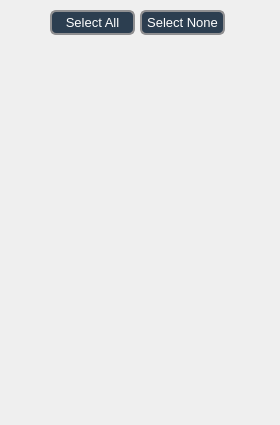
<?xml version="1.0" encoding="UTF-8"?>
<ui version="4.0">
 <class>Object_List</class>
 <widget class="QDockWidget" name="Object_List">
  <property name="geometry">
   <rect>
    <x>0</x>
    <y>0</y>
    <width>280</width>
    <height>425</height>
   </rect>
  </property>
  <property name="minimumSize">
   <size>
    <width>280</width>
    <height>425</height>
   </size>
  </property>
  <property name="maximumSize">
   <size>
    <width>280</width>
    <height>425</height>
   </size>
  </property>
  <property name="font">
   <font>
    <family>Arial</family>
   </font>
  </property>
  <property name="styleSheet">
   <string notr="true">QDockWidget
{
	color: rgb(255, 255, 255);
}
QDockWidget::title{
			
text-align: center; /* align the text to the left */
			
background: rgb(44, 62, 80);
padding-left: 5px;
}</string>
  </property>
  <property name="windowTitle">
   <string>Object List</string>
  </property>
  <widget class="QWidget" name="dockWidgetContents">
   <widget class="QFrame" name="testFrame">
    <property name="geometry">
     <rect>
      <x>0</x>
      <y>42</y>
      <width>279</width>
      <height>360</height>
     </rect>
    </property>
    <property name="minimumSize">
     <size>
      <width>279</width>
      <height>360</height>
     </size>
    </property>
    <property name="maximumSize">
     <size>
      <width>279</width>
      <height>360</height>
     </size>
    </property>
    <property name="sizeIncrement">
     <size>
      <width>0</width>
      <height>1</height>
     </size>
    </property>
    <property name="baseSize">
     <size>
      <width>279</width>
      <height>232</height>
     </size>
    </property>
    <property name="frameShadow">
     <enum>QFrame::Plain</enum>
    </property>
   </widget>
   <widget class="QToolButton" name="selectAllBtn">
    <property name="geometry">
     <rect>
      <x>50</x>
      <y>10</y>
      <width>85</width>
      <height>25</height>
     </rect>
    </property>
    <property name="minimumSize">
     <size>
      <width>85</width>
      <height>25</height>
     </size>
    </property>
    <property name="maximumSize">
     <size>
      <width>85</width>
      <height>25</height>
     </size>
    </property>
    <property name="palette">
     <palette>
      <active>
       <colorrole role="WindowText">
        <brush brushstyle="SolidPattern">
         <color alpha="255">
          <red>255</red>
          <green>255</green>
          <blue>255</blue>
         </color>
        </brush>
       </colorrole>
       <colorrole role="Button">
        <brush brushstyle="SolidPattern">
         <color alpha="255">
          <red>44</red>
          <green>62</green>
          <blue>80</blue>
         </color>
        </brush>
       </colorrole>
       <colorrole role="Text">
        <brush brushstyle="SolidPattern">
         <color alpha="255">
          <red>255</red>
          <green>255</green>
          <blue>255</blue>
         </color>
        </brush>
       </colorrole>
       <colorrole role="ButtonText">
        <brush brushstyle="SolidPattern">
         <color alpha="255">
          <red>255</red>
          <green>255</green>
          <blue>255</blue>
         </color>
        </brush>
       </colorrole>
       <colorrole role="Base">
        <brush brushstyle="SolidPattern">
         <color alpha="255">
          <red>44</red>
          <green>62</green>
          <blue>80</blue>
         </color>
        </brush>
       </colorrole>
       <colorrole role="Window">
        <brush brushstyle="SolidPattern">
         <color alpha="255">
          <red>44</red>
          <green>62</green>
          <blue>80</blue>
         </color>
        </brush>
       </colorrole>
      </active>
      <inactive>
       <colorrole role="WindowText">
        <brush brushstyle="SolidPattern">
         <color alpha="255">
          <red>255</red>
          <green>255</green>
          <blue>255</blue>
         </color>
        </brush>
       </colorrole>
       <colorrole role="Button">
        <brush brushstyle="SolidPattern">
         <color alpha="255">
          <red>44</red>
          <green>62</green>
          <blue>80</blue>
         </color>
        </brush>
       </colorrole>
       <colorrole role="Text">
        <brush brushstyle="SolidPattern">
         <color alpha="255">
          <red>255</red>
          <green>255</green>
          <blue>255</blue>
         </color>
        </brush>
       </colorrole>
       <colorrole role="ButtonText">
        <brush brushstyle="SolidPattern">
         <color alpha="255">
          <red>255</red>
          <green>255</green>
          <blue>255</blue>
         </color>
        </brush>
       </colorrole>
       <colorrole role="Base">
        <brush brushstyle="SolidPattern">
         <color alpha="255">
          <red>44</red>
          <green>62</green>
          <blue>80</blue>
         </color>
        </brush>
       </colorrole>
       <colorrole role="Window">
        <brush brushstyle="SolidPattern">
         <color alpha="255">
          <red>44</red>
          <green>62</green>
          <blue>80</blue>
         </color>
        </brush>
       </colorrole>
      </inactive>
      <disabled>
       <colorrole role="WindowText">
        <brush brushstyle="SolidPattern">
         <color alpha="255">
          <red>255</red>
          <green>255</green>
          <blue>255</blue>
         </color>
        </brush>
       </colorrole>
       <colorrole role="Button">
        <brush brushstyle="SolidPattern">
         <color alpha="255">
          <red>44</red>
          <green>62</green>
          <blue>80</blue>
         </color>
        </brush>
       </colorrole>
       <colorrole role="Text">
        <brush brushstyle="SolidPattern">
         <color alpha="255">
          <red>255</red>
          <green>255</green>
          <blue>255</blue>
         </color>
        </brush>
       </colorrole>
       <colorrole role="ButtonText">
        <brush brushstyle="SolidPattern">
         <color alpha="255">
          <red>255</red>
          <green>255</green>
          <blue>255</blue>
         </color>
        </brush>
       </colorrole>
       <colorrole role="Base">
        <brush brushstyle="SolidPattern">
         <color alpha="255">
          <red>44</red>
          <green>62</green>
          <blue>80</blue>
         </color>
        </brush>
       </colorrole>
       <colorrole role="Window">
        <brush brushstyle="SolidPattern">
         <color alpha="255">
          <red>44</red>
          <green>62</green>
          <blue>80</blue>
         </color>
        </brush>
       </colorrole>
      </disabled>
     </palette>
    </property>
    <property name="font">
     <font>
      <family>Arial</family>
      <pointsize>10</pointsize>
     </font>
    </property>
    <property name="autoFillBackground">
     <bool>false</bool>
    </property>
    <property name="styleSheet">
     <string notr="true">QToolButton{
	color: rgb(255, 255, 255);
	
}
QToolButton { /* all types of tool button */
    border: 2px solid #8f8f91;
    border-radius: 6px;
   /*background-color: qlineargradient(spread:pad, x1:0, y1:0, x2:1, y2:0, stop:1 rgba(, 255));*/
	background-color: rgb(44, 62, 80,255);
}</string>
    </property>
    <property name="text">
     <string>Select All</string>
    </property>
   </widget>
   <widget class="QToolButton" name="deselect_Btn">
    <property name="geometry">
     <rect>
      <x>140</x>
      <y>10</y>
      <width>85</width>
      <height>25</height>
     </rect>
    </property>
    <property name="minimumSize">
     <size>
      <width>85</width>
      <height>25</height>
     </size>
    </property>
    <property name="maximumSize">
     <size>
      <width>85</width>
      <height>25</height>
     </size>
    </property>
    <property name="font">
     <font>
      <family>Arial</family>
      <pointsize>10</pointsize>
     </font>
    </property>
    <property name="styleSheet">
     <string notr="true">QToolButton{
	color: rgb(255, 255, 255);
	background-color: rgb(44, 62, 80);
}
QToolButton { /* all types of tool button */
    border: 2px solid #8f8f91;
    border-radius: 6px;
    /*background-color: qlineargradient(x1: 0, y1: 0, x2: 0, y2: 1,
                                      stop: 0 #f6f7fa, stop: 1 #dadbde);*/
	background-color: rgb(44, 62, 80,255);
}</string>
    </property>
    <property name="text">
     <string>Select None</string>
    </property>
   </widget>
   <widget class="QLabel" name="selectLabel">
    <property name="geometry">
     <rect>
      <x>230</x>
      <y>10</y>
      <width>35</width>
      <height>25</height>
     </rect>
    </property>
    <property name="minimumSize">
     <size>
      <width>35</width>
      <height>25</height>
     </size>
    </property>
    <property name="maximumSize">
     <size>
      <width>35</width>
      <height>25</height>
     </size>
    </property>
    <property name="text">
     <string/>
    </property>
   </widget>
  </widget>
 </widget>
 <resources/>
 <connections/>
</ui>
